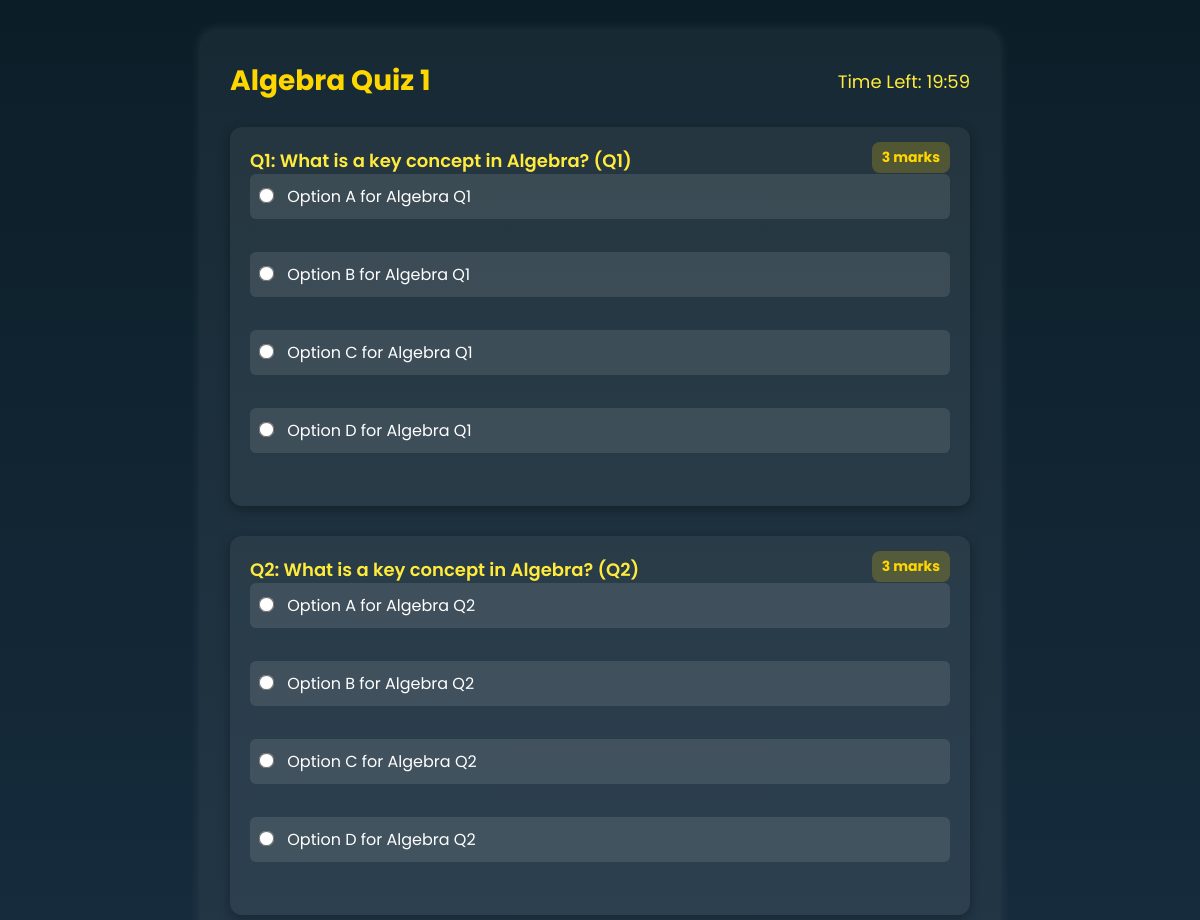
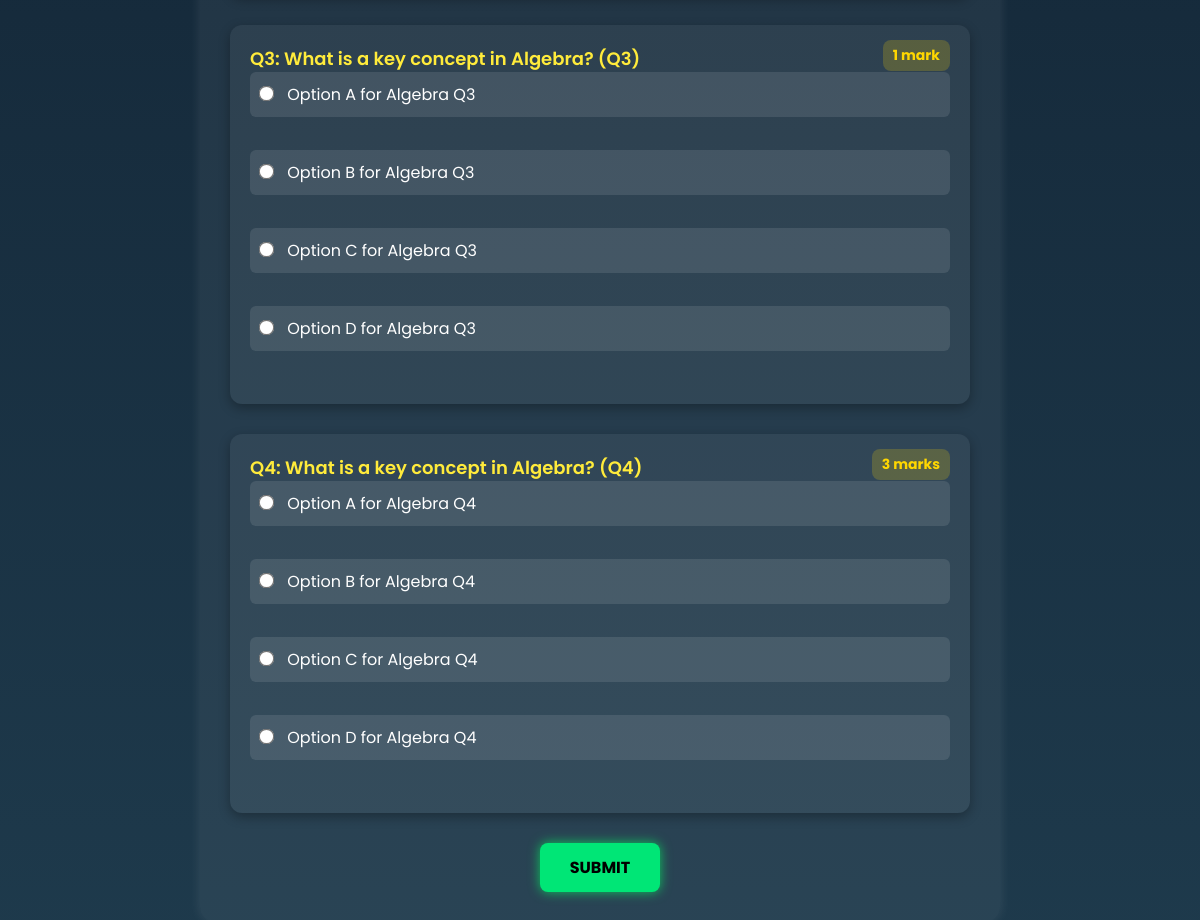
The app's page /quiz/1/attempt with its own data (2 pictures, top to bottom).
### models/database.py (models this page shows)
class Quiz(db.Model):
    __tablename__ = 'quiz'
    quiz_id = db.Column(db.Integer, primary_key=True, autoincrement=True)
    chap_id = db.Column(db.Integer, db.ForeignKey('chapter.chap_id', ondelete="CASCADE"), index=True, nullable=False)
    quiz_name = db.Column(db.String(255), nullable=False, default="Untitled Quiz")  # ✅ Added field
    date_of_quiz = db.Column(db.Date, nullable=True)
    duration = db.Column(db.Time, nullable=False)
    remarks = db.Column(db.Text, nullable=True)
    total_marks = db.Column(db.Integer, nullable=True)
    questions = db.relationship('Question', backref='quiz', cascade="all, delete", lazy=True)
    scores = db.relationship('Scores', backref='quiz', cascade="all, delete", lazy=True)

class Question(db.Model):
    __tablename__ = 'question'
    qn_id = db.Column(db.Integer, primary_key=True, autoincrement=True)
    quiz_id = db.Column(db.Integer, db.ForeignKey('quiz.quiz_id', ondelete="CASCADE"), index=True, nullable=False)
    qn_stmt = db.Column(db.Text, nullable=False)
    marks = db.Column(db.Integer, nullable=False)
    options = db.relationship('Options', backref='question', cascade="all, delete", lazy=True)

class Options(db.Model):
    __tablename__ = 'options'
    option_id = db.Column(db.Integer, primary_key=True, autoincrement=True)
    qn_id = db.Column(db.Integer, db.ForeignKey('question.qn_id', ondelete="CASCADE"), index=True, nullable=False)
    option_stmt = db.Column(db.String(255), nullable=False)
    is_crct = db.Column(db.Integer, nullable=False)

### controllers/studentcontroller.py (the view)
@app.route('/quiz/<int:quiz_id>/attempt')
def attemptquiz(quiz_id):
    quiz = Quiz.query.get_or_404(quiz_id)
    questions = Question.query.filter_by(quiz_id=quiz_id).all()
    for q in questions:
        q.options = Options.query.filter_by(qn_id=q.qn_id).all()
    duration = quiz.duration.minute + quiz.duration.hour * 60
    return render_template("attemptquiz.html", quiz=quiz, questions=questions, quiz_duration=duration)

### templates/attemptquiz.html (shortened to what this page needs)
<!DOCTYPE html>
<html lang="en">
<head>
    <link rel="stylesheet" href="{{ url_for('static', filename='attemptquiz.css') }}">
</head>
<body>
    <div class="quiz-container">
        <div class="header">
            <h2>{{ quiz.quiz_name }}</h2>
            <div class="timer">
                <span class="label">Time Left:</span> <span id="timer">--:--</span>
            </div>
        </div>
        <form id="quiz-form" method="post" action="{{ url_for('submit_quiz', quiz_id=quiz.quiz_id) }}" onsubmit="return confirm('Are you sure you want to submit your quiz?')">
            {% for qn in questions %}
            <div class="question-box">
                <div class="question-header">
                    <p>Q{{ loop.index }}: {{ qn.qn_stmt }}</p>
                    <span class="marks">{{ qn.marks }} mark{{ 's' if qn.marks > 1 else '' }}</span>
                </div>
                <div class="options">
                    {% for option in qn.options %}
                    <label>
                        <input type="radio" name="question_{{ qn.qn_id }}" value="{{ option.option_id }}">
                        {{ option.option_stmt }}
                    </label><br>
                    {% endfor %}
                </div>
            </div>
            {% endfor %}
            <div class="btn-group">
                <button type="submit" class="btn submit">Submit</button>
            </div>
        </form>
    </div>
</body>
</html>

### static/attemptquiz.css (style rules this page uses)
* { margin: 0; padding: 0; box-sizing: border-box; font-family: 'Poppins', sans-serif; }
body { background: linear-gradient(to bottom, #0b1e28, #162b3c, #1e3a4c); color: white; padding: 30px; }
.quiz-container { max-width: 800px; margin: 0 auto; background: rgba(255, 255, 255, 0.05); padding: 30px; border-radius: 15px; box-shadow: 0 0 12px rgba(255, 255, 255, 0.1); }
.header { display: flex; justify-content: space-between; align-items: center; margin-bottom: 25px; }
.header h2 { font-size: 28px; color: #FFD700; }
.timer { font-size: 18px; color: #ffeb3b; }
.question-box { position: relative; margin-bottom: 30px; padding: 20px; background-color: rgba(255, 255, 255, 0.05); border-radius: 12px; box-shadow: 0 4px 12px rgba(0, 0, 0, 0.3); }
.question-header p { font-size: 18px; font-weight: 600; color: #ffeb3b; padding-right: 100px; }
.marks { position: absolute; top: 15px; right: 20px; background: rgba(255, 215, 0, 0.2); color: #FFD700; font-weight: bold; padding: 5px 10px; border-radius: 8px; font-size: 14px; white-space: nowrap; }
.options label { display: block; background-color: rgba(255, 255, 255, 0.1); padding: 10px; border-radius: 6px; margin-bottom: 8px; cursor: pointer; transition: all 0.2s ease-in-out; }
.options input[type="radio"] { margin-right: 10px; transform: scale(1.2); }
.btn-group { text-align: center; margin-top: 30px; }
.btn { display: inline-block; padding: 12px 30px; border: none; border-radius: 8px; font-size: 16px; cursor: pointer; font-weight: 700; text-transform: uppercase; background-color: #00e676; color: black; box-shadow: 0 0 12px rgba(0, 255, 100, 0.7); transition: all 0.3s ease; }

### records on screen
Quiz: quiz_name "Algebra Quiz 1"
Question: qn_stmt "What is a key concept in Algebra? (Q1)", marks "3", marks "s"
Options: option_stmt "Option A for Algebra Q1"
Options: option_stmt "Option B for Algebra Q1"
Options: option_stmt "Option C for Algebra Q1"
Options: option_stmt "Option D for Algebra Q1"
Question: qn_stmt "What is a key concept in Algebra? (Q2)", marks "3", marks "s"
Options: option_stmt "Option A for Algebra Q2"
Options: option_stmt "Option B for Algebra Q2"
Options: option_stmt "Option C for Algebra Q2"
Options: option_stmt "Option D for Algebra Q2"
Question: qn_stmt "What is a key concept in Algebra? (Q3)", marks "1"
Options: option_stmt "Option A for Algebra Q3"
Options: option_stmt "Option B for Algebra Q3"
Options: option_stmt "Option C for Algebra Q3"
Options: option_stmt "Option D for Algebra Q3"
Question: qn_stmt "What is a key concept in Algebra? (Q4)", marks "3", marks "s"
Options: option_stmt "Option A for Algebra Q4"
Options: option_stmt "Option B for Algebra Q4"
Options: option_stmt "Option C for Algebra Q4"
Options: option_stmt "Option D for Algebra Q4"
